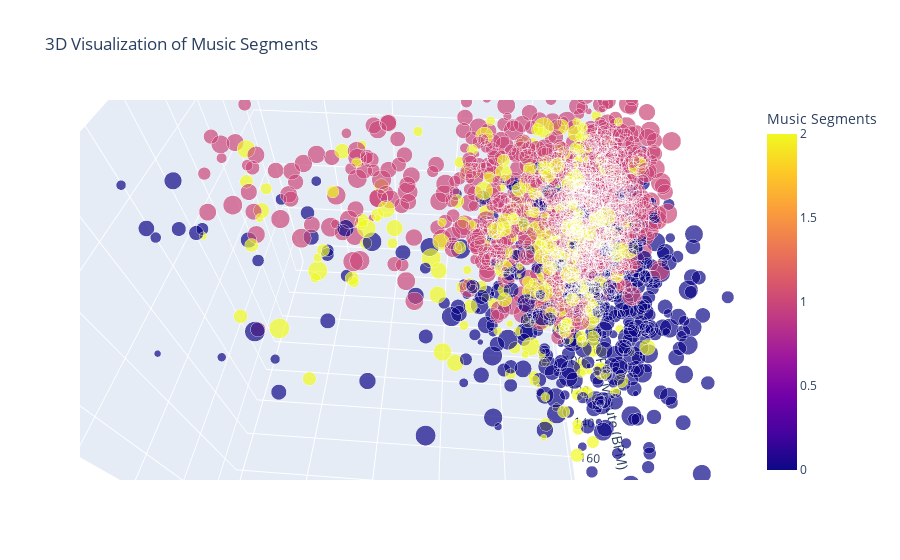

Notebook cell for this chart:
### Code cell
fig = px.scatter_3d(df, 
                    x='Liveness', 
                    y='Beats Per Minute (BPM)', 
                    z='Loudness (dB)',
                    color='Music Segments',
                    size='Valence',
                    hover_data=['Acousticness', 'Speechiness'],
                    title='3D Visualization of Music Segments')

fig.show()

### Figure 1 — Plotly figure (JSON) as saved in the notebook; plotly's stock layout.template omitted (floating-point values rounded to 4 significant figures; data arrays with more than 128 entries replaced by an {"elided": "..."} marker saying what was removed)
{"data": [{"customdata": {"elided": "1994x2 int values"}, "hovertemplate": "Liveness=%{x}<br>Beats Per Minute (BPM)=%{y}<br>Loudness (dB)=%{z}<br>Valence=%{marker.size}<br>Acousticness=%{customdata[0]}<br>Speechiness=%{customdata[1]}<br>Music Segments=%{marker.color}<extra></extra>", "legendgroup": "", "marker": {"color": {"elided": "1994 int values"}, "coloraxis": "coloraxis", "size": {"elided": "1994 int values"}, "sizemode": "area", "sizeref": 0.2475, "symbol": "circle"}, "mode": "markers", "name": "", "scene": "scene", "showlegend": false, "type": "scatter3d", "x": {"elided": "1994 int values"}, "y": {"elided": "1994 int values"}, "z": {"elided": "1994 int values"}}], "layout": {"autosize": true, "coloraxis": {"colorbar": {"title": {"text": "Music Segments"}}, "colorscale": [[0, "#0d0887"], [0.1111, "#46039f"], [0.2222, "#7201a8"], [0.3333, "#9c179e"], [0.4444, "#bd3786"], [0.5556, "#d8576b"], [0.6667, "#ed7953"], [0.7778, "#fb9f3a"], [0.8889, "#fdca26"], [1, "#f0f921"]]}, "legend": {"itemsizing": "constant", "tracegroupgap": 0}, "scene": {"aspectmode": "auto", "aspectratio": {"x": 1, "y": 1, "z": 1}, "camera": {"center": {"x": 0, "y": 0, "z": 0}, "eye": {"x": -0.05097, "y": 0.7012, "z": 0.9052}, "projection": {"type": "perspective"}, "up": {"x": 0, "y": 0, "z": 1}}, "domain": {"x": [0, 1], "y": [0, 1]}, "xaxis": {"title": {"text": "Liveness"}, "type": "linear"}, "yaxis": {"title": {"text": "Beats Per Minute (BPM)"}, "type": "linear"}, "zaxis": {"title": {"text": "Loudness (dB)"}, "type": "linear"}}, "title": {"text": "3D Visualization of Music Segments"}}}
